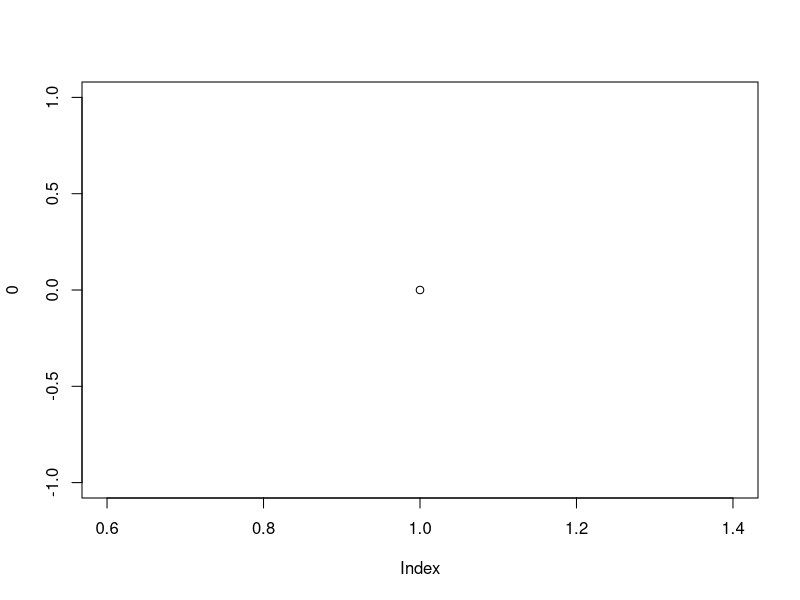
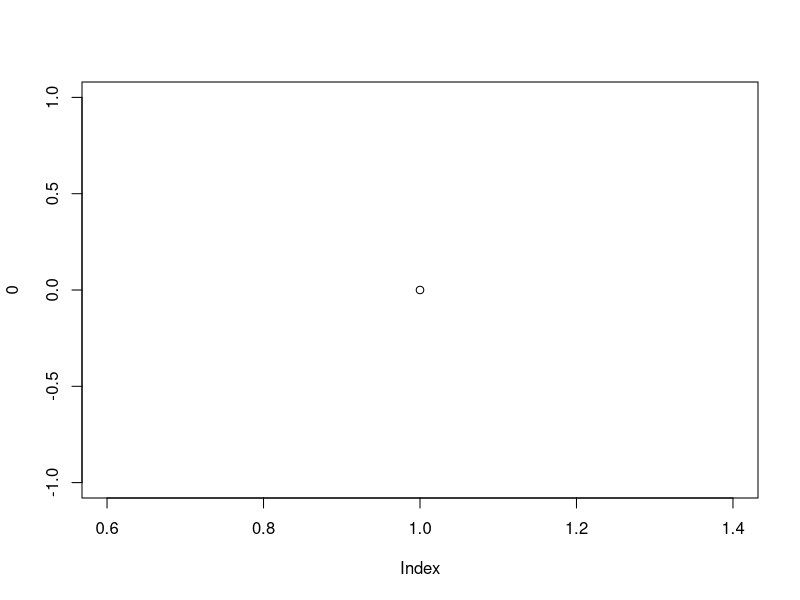
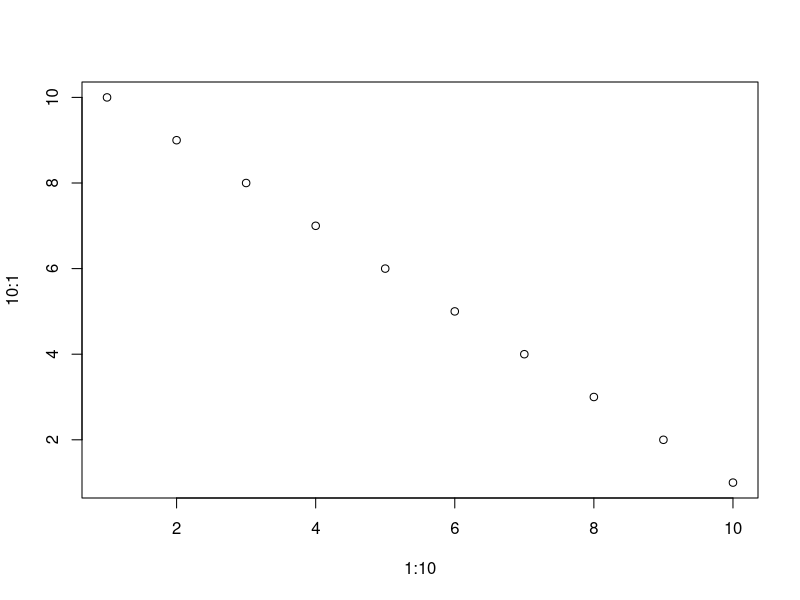
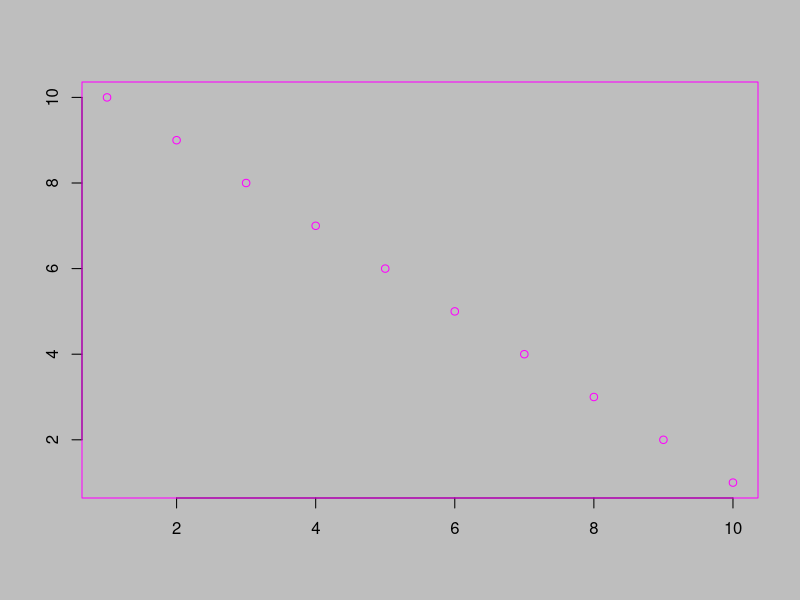
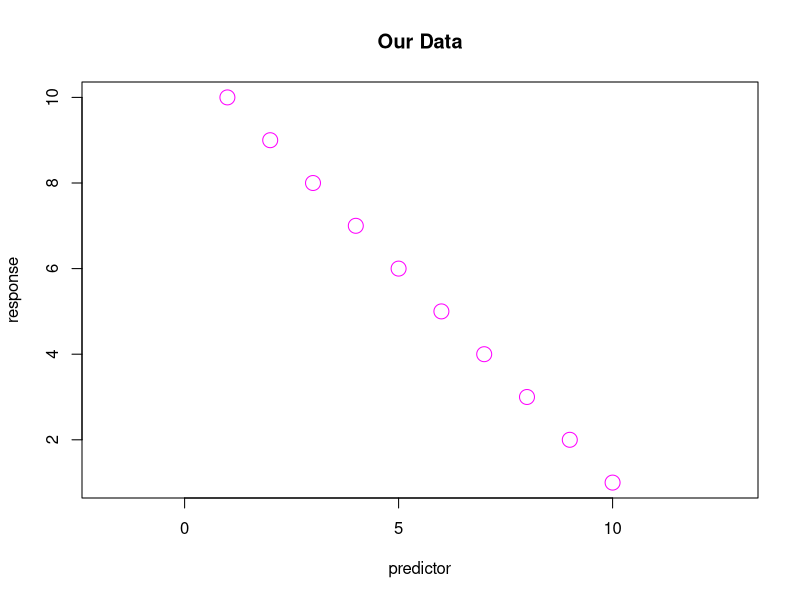
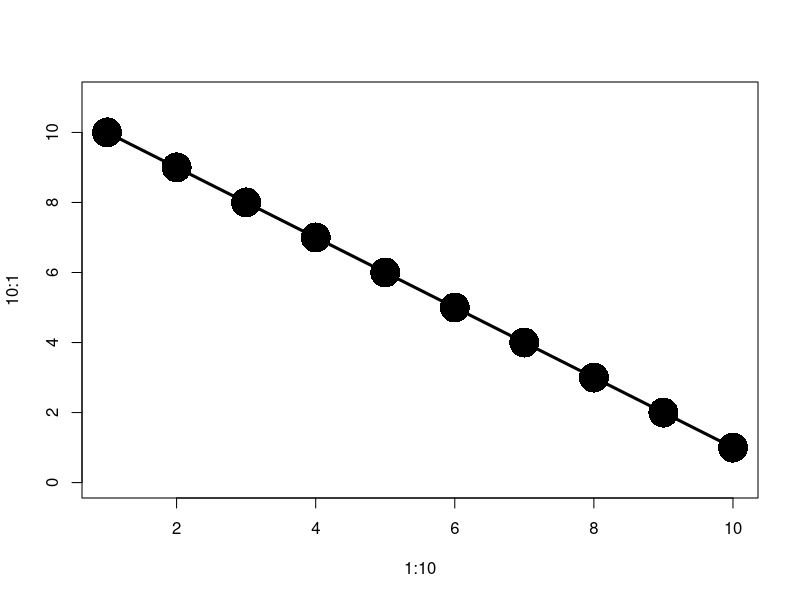
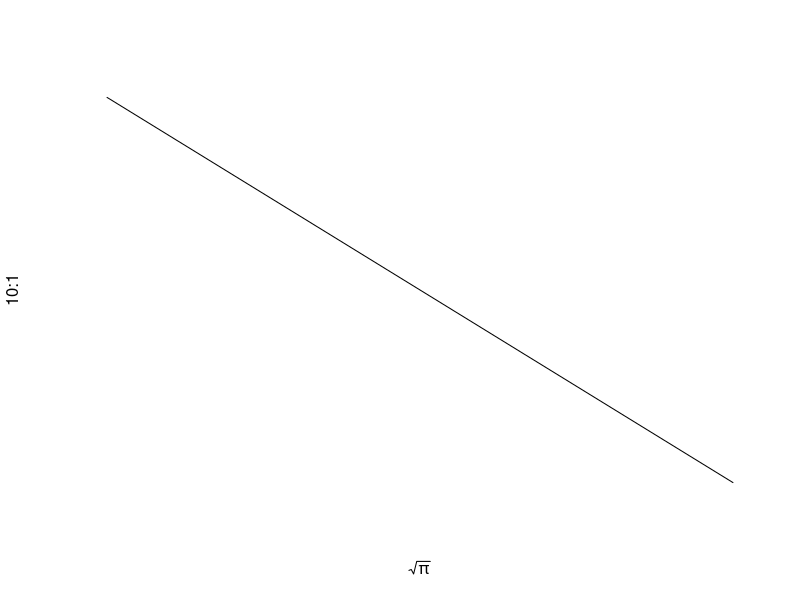
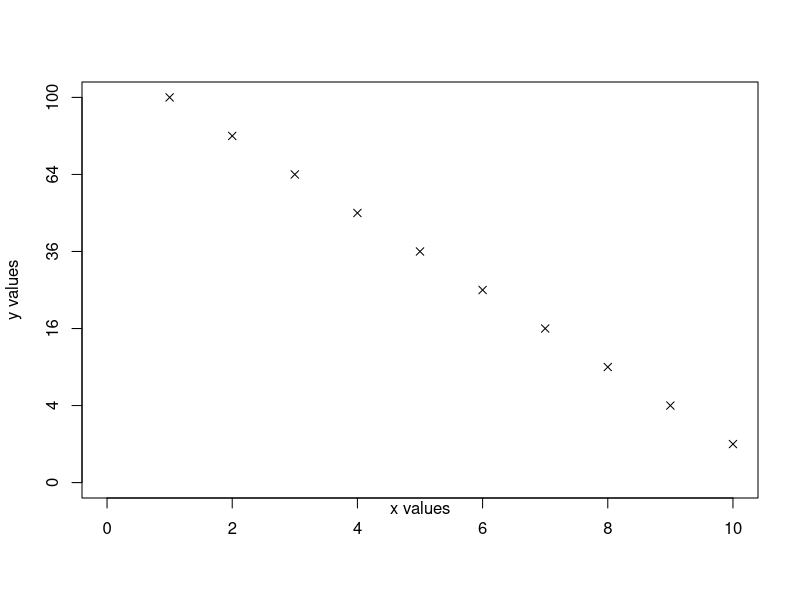

R code for these plots, in order:


# graphics


# a graphics device is a place where you can plot things.
# RStudio has a built-in graphics device, 
# but there are others. On a mac, we have the quartz() device
# windows has the windows() device
# linux has x11()

# typing quartz() opens a quartz graphics device
# (you'll need to type windows() or x11() if not on a mac)
# it's possible to set a default graphics device
# to be different from the RStudio one 
# (we won't cover that here)

quartz()
# windows()
# x11()

# if we make a plot, it will go into the most recently 
# opened device
plot(0)

# there is a family of functions dev.*() for controlling 
# the graphics deivce we will use dev.off() in this session
dev.off()   # closes most recent device
plot(0)
dev.list()  # lists the open graphical devices
quartz()
dev.list()
dev.cur()
graphics.off()  # closes all of them


# the graphics device has a set of graphical parameters
# that can be viewed as set with the par() function
par()
?par

# plot.new() opens up a graphics device with an empty plot
plot.new()

# plot() can be used to put things in the plot window
# if no device is open, it opens a new graphics device, 
# otherwise, it puts the plot in the most recently 
# opened device
plot(1:10,10:1)
# this uses all of the defaults for everything

# but we can change anything we want
par(font=5,col="magenta",ann=FALSE,bg="gray")
plot(1:10,10:1)

# some aspects of the plot can be set within the plot() 
# function but sometimes they take on different meanings, 
# so be careful
dev.off()   # close current graphics device (resets par())
plot(1:10,10:1,cex=2,col="magenta",xlab="predictor",
    ylab="response",main="Our Data",asp = 1)
# note that the behavior of 'col' is not the same, 
# as when we used par() actually the behavior 
# of cex is different inside of par() too


# some other things we can change
plot(1:10,10:1,cex=4,pch=16,type="o",ylim=c(0,11),lwd=3)
plot(1:10,10:1,axes=FALSE,type="l",pch="P",
     xlab=expression(sqrt(pi)))


# we can also create an empty plot and build it up how we like
plot(1:10,10:1,type="n",axes=FALSE,ann=FALSE,
     xlim=c(0,10),ylim=c(0,10))
points(1:10,10:1,pch=4)  # add points to the current plot
axis(1,at = seq(0,10,by=2) )
mtext("x values",side = 1,line=0)
axis(2,at = seq(0,10,by=2), labels = seq(0,10,by=2)^2 )
mtext("y values",side = 2,line=3)
box()   # this looks bad! (look at the horizontal axis)

# the double line on the axes really bothers me
plot(1:10,10:1,type="n",axes=FALSE,ann=FALSE,
     xlim=c(0,10),ylim=c(0,10))
points(1:10,10:1,pch=4)
axis(1,at = seq(0,10,by=2), lwd = 0 ,lwd.ticks = 1 )
mtext("x values",side = 1,line=0)
axis(2,at = seq(0,10,by=2), labels = seq(0,10,by=2)^2, 
     lwd = 0 ,lwd.ticks = 1 )
mtext("y values",side = 2,line=3)
box()   # beautiful


# sometimes we want to add a legend to the plot
plot(rep(1:5,2),rep(1:5,2)+rep(c(0,4),each=5),
     pch=c(rep(0,5),rep(1,5)),ylim=c(0,12))
legend(x=1,y=10,c("Raleigh","Durham"),pch=c(1,0),
       text.width=0.9)


# adding annotations to plots can also be done with the text() function
plot(rep(1:5,2),rep(1:5,2)+rep(c(0,4),each=5),
     pch=c(rep(0,5),rep(1,5)),ylim=c(0,12))
points(c(1.2,1.2),c(9,10),pch=c(0,1))
text(1.2,9,"Durham",pos=4)
text(1.2,10,"Raleigh",pos=4)
rect(1,8.2,2.4,10.8)


# setting setting margins can be frustrating, especially when 
# working with several plots within the same graphics device

par(oma=c(4, 2, 2, 0), mar=c(0, 4, 2, 0))
set.seed(1)
plot(rnorm(10), xlab="x label", ylab="y label")
box("outer", col="red", lwd=2)
mtext("device region", side=3, line=1, col="red", outer=TRUE)
box("inner", col="green")
mtext("figure region", side=3, line=1, col="green")
box("plot", col="blue")
text(5, 0, "plot region", col="blue")
# if you make the mar too small it can push the labels out,
# which makes them invisible


# for publications, it's often bet to make the outer margin 
# zero to minimize wasted space on the page
# this is especially true when you have multiple plots 
# on the same figure
par(oma=c(0,0,0,0), mar=c(4, 4, 2, 2))
set.seed(1)
plot(rnorm(10), xlab="x label", ylab="y label")
box("outer", col="red", lwd=2)
mtext("device region", side=3, line=1, col="red", outer=TRUE)
box("inner", col="green")
mtext("figure region", side=3, line=1, col="green")
box("plot", col="blue")
text(5, 0, "plot region", col="blue")


# we can automatically set up grids of plots with the 
# mfrow tag
dev.off()   # reset all graphical parameters
par(mfrow=c(2,3),oma=c(0,0,0,0))  # 2x3 grid of plots
for(j in 1:6) plot(0,type="n",main=paste("Position",j))


# mfcol plots them in column major ordering
par(mfcol=c(2,3),oma=c(0,0,0,0))  # 2x3 grid of plots 
for(j in 1:6) plot(0,type="n",main=paste("Position",j))


# if we make a new plot it will cycle back to the 
# first and replace it
plot(0,type="n",main="Replaced Plot")


# we can also use the fig tag to have precise control of the plot locations
par(fig=c(0.4,1,0.2,1))
plot(1:10,10:1)
par(fig=c(0,0.4,0,0.8),new=TRUE)  # when adding a plot, set new = TRUE
plot(1:10,10:1)


# plots can be created as above and then be saved by 
# clicking on export >> save as image or save as pdf
# however, for figures that will go in publications, 
# you should really use the postscript() or pdf() 
# graphics devices to save the figures this makes 
# it much easier to change figures after reviewers 
# ask for changes

# postscript and pdf create vector graphics, as 
# opposed to pixel-based graphics. Vectors graphics 
# usually look much better in pdfs because they are 
# not resolution-dependent

# opens pdf device with default settings
pdf(file="figure01.pdf")    
plot(1:10,10:1) # notice that nothings happens in the R device
dev.off()       # shut down the device to save it
# now there is a file figure01.pdf in your directory



# I prefer to use postscript so I can use 
# plain latex and psfrag in my latex documents
postscript(file="figure01.eps")
plot(1:10,10:1)
dev.off()

# there are all sorts of options to be set
postscript(file="figure01.eps",
           family = "Times", width=6,height=4)
plot(1:10,10:1)
dev.off()


# from the postscript() documentation
# The postscript produced for a single R plot is EPS 
# (Encapsulated PostScript) compatible, and can be 
# included into other documents, e.g., into LaTeX, 
# using \includegraphics{<filename>}. For use in 
# this way you will probably want to use setEPS() 
# to set the defaults as horizontal = FALSE, 
# onefile = FALSE, paper = "special". 
postscript(file="figure01.eps",family = "Times", 
    width=6,height=4, horizontal=FALSE,paper="special")
plot(1:10,10:1)
dev.off()



